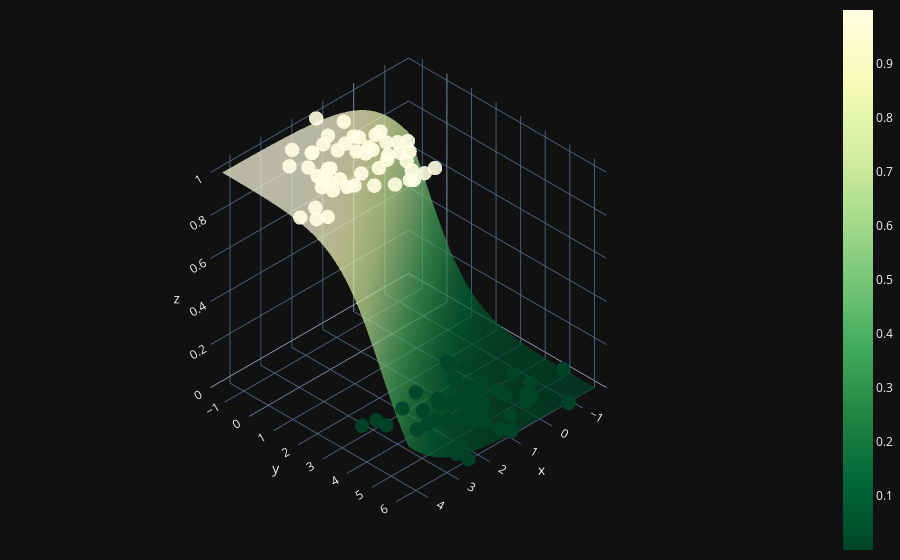

Notebook cell for this chart:
### Code cell
X0 = np.linspace(X[:, 0].min(), X[:, 0].max(), 100)
X1 = np.linspace(X[:, 1].min(), X[:, 1].max(), 100)
xx0, xx1 = np.meshgrid(X0, X1)
Z = W[0] * xx0 + W[1] * xx1 + b
A = 1 / (1 + np.exp(-Z))

fig = (go.Figure(data=[go.Surface(z=A, x=xx0, y=xx1, colorscale='YlGn', opacity = 0.7, reversescale=True)]))

fig.add_scatter3d(x=X[:, 0].flatten(), y=X[:, 1].flatten(), z=y.flatten(), mode='markers', marker=dict(size=5, color=y.flatten(), colorscale='YlGn', opacity = 0.9, reversescale=True))


fig.update_layout(template= "plotly_dark", margin=dict(l=0, r=0, b=0, t=0))
fig.layout.scene.camera.projection.type = "orthographic"
fig.show()

### Figure 1 — Plotly figure (JSON) as saved in the notebook; plotly's stock layout.template omitted (floating-point values rounded to 4 significant figures; data arrays with more than 128 entries replaced by an {"elided": "..."} marker saying what was removed)
{"data": [{"colorscale": [[0, "rgb(255,255,229)"], [0.125, "rgb(247,252,185)"], [0.25, "rgb(217,240,163)"], [0.375, "rgb(173,221,142)"], [0.5, "rgb(120,198,121)"], [0.625, "rgb(65,171,93)"], [0.75, "rgb(35,132,67)"], [0.875, "rgb(0,104,55)"], [1, "rgb(0,69,41)"]], "opacity": 0.7, "reversescale": true, "type": "surface", "x": {"elided": "100x100 float values"}, "y": {"elided": "100x100 float values"}, "z": {"elided": "100x100 float values"}}, {"marker": {"color": [1, 1, 0, 0, 1, 0, 0, 1, 0, 1, 0, 1, 0, 0, 1, 1, 1, 0, 1, 1, 0, 0, 1, 0, 1, 0, 1, 0, 0, 1, 1, 0, 1, 1, 1, 0, 1, 1, 0, 1, 0, 0, 0, 0, 1, 1, 1, 1, 0, 0, 1, 1, 0, 0, 0, 0, 0, 1, 1, 1, 1, 0, 0, 1, 0, 1, 0, 0, 1, 0, 0, 1, 1, 0, 0, 0, 1, 1, 0, 0, 1, 0, 0, 0, 0, 0, 1, 0, 1, 1, 1, 1, 1, 1, 0, 0, 1, 1, 0, 1], "colorscale": [[0, "rgb(255,255,229)"], [0.125, "rgb(247,252,185)"], [0.25, "rgb(217,240,163)"], [0.375, "rgb(173,221,142)"], [0.5, "rgb(120,198,121)"], [0.625, "rgb(65,171,93)"], [0.75, "rgb(35,132,67)"], [0.875, "rgb(0,104,55)"], [1, "rgb(0,69,41)"]], "opacity": 0.9, "reversescale": true, "size": 5}, "mode": "markers", "type": "scatter3d", "x": [4.219, 0.9078, -0.2765, 0.08848, 3.243, 1.442, 1.022, 3.978, 0.5889, 1.252, 0.6284, 1.686, 1.185, 0.06897, 1.787, 4.438, 3.182, 0.3038, 0.7394, 1.285, 1.131, 0.6647, 1.316, -0.1889, 2.579, 0.8731, 1.311, 0.9868, 1.42, 2.354, 2.432, 1.043, 0.9509, 2.451, 1.62, 2.155, 1.381, 1.987, 2.116, 0.564, -0.07228, 2.509, -0.73, 1.379, 0.8821, 2.222, 2.016, 1.701, -0.6539, 0.5731, 1.957, 0.7624, 2.465, 1.333, 3.246, 1.103, 2.859, 1.6, 2.976, 2.68, 1.419, 1.926, -0.09448, 2.728, 1.12, 1.557, 0.1055, 2.844, 3.155, 1.841, 1.289, 1.642, 3.923, 1.705, 0.1631, 0.3419, 1.021, 2.669, 0.4666, 0.9481, 1.194, 1.154, -0.2942, 1.737, 0.4655, 0.0808, 3.003, 2.207, 1.361, 2.632, 2.827, 2.912, 1.142, 1.055, 2.47, -1.577, 1.412, 3.005, -0.6376, 0.8298], "y": [2.234, 0.4598, 5.081, 2.323, 1.215, 2.768, 4.117, 2.378, 4.001, 0.2081, 4.46, 0.6583, 5.28, 4.356, 1.7, 1.842, -0.1823, 3.944, 0.4361, 1.437, 4.682, 4.36, 2.441, 5.205, 0.7261, 4.714, 0.07123, 6.09, 4.637, 2.224, -0.2017, 4.606, 0.9498, -0.1954, 2.747, 4.124, 0.9295, 2.611, 3.069, 1.337, 2.884, 5.773, 6.255, 3.619, 2.841, 1.533, -0.2704, -0.4773, 4.767, 5.526, 0.2342, 1.165, 6.2, 5.01, 2.849, 4.706, 2.956, 0.9151, 1.216, -0.7044, 1.574, 4.152, 5.358, 1.305, 5.758, 2.827, 3.725, 3.327, 1.553, 3.562, 3.45, 0.1502, 1.804, 4.433, 2.578, 3.941, 1.579, 1.82, 3.866, 4.732, 2.808, 3.902, 5.273, 4.425, 3.123, 4.691, 0.7427, 5.506, 0.748, 0.6894, 1.721, 0.2466, 2.015, -0.6471, 4.099, 4.957, -1.326, 0.9852, 4.091, 1.742], "z": [1, 1, 0, 0, 1, 0, 0, 1, 0, 1, 0, 1, 0, 0, 1, 1, 1, 0, 1, 1, 0, 0, 1, 0, 1, 0, 1, 0, 0, 1, 1, 0, 1, 1, 1, 0, 1, 1, 0, 1, 0, 0, 0, 0, 1, 1, 1, 1, 0, 0, 1, 1, 0, 0, 0, 0, 0, 1, 1, 1, 1, 0, 0, 1, 0, 1, 0, 0, 1, 0, 0, 1, 1, 0, 0, 0, 1, 1, 0, 0, 1, 0, 0, 0, 0, 0, 1, 0, 1, 1, 1, 1, 1, 1, 0, 0, 1, 1, 0, 1]}], "layout": {"margin": {"b": 0, "l": 0, "r": 0, "t": 0}, "scene": {"camera": {"projection": {"type": "orthographic"}}}}}
